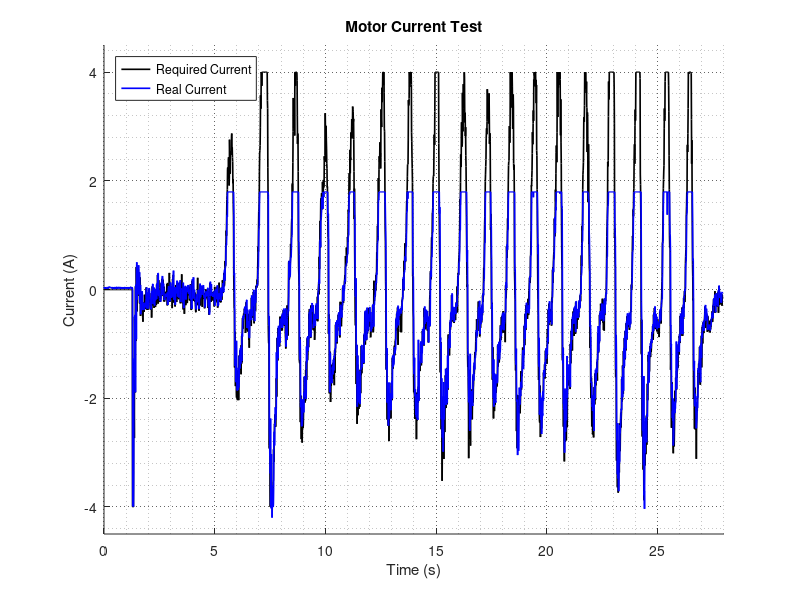

Recreate this plot in MATLAB.
close all;

% Data read out
data=csvread('motorcurrent.csv');
time=data(:,1)*0.01;
asked_current=data(:,3);
real_current=-data(:,4);    % The measurement has the opposite sign
                            % The saturation in 1.8 is due to the
                            % configuration on the control board
figure(1);
hold on;
plot(time, asked_current,'k','linewidth',1.2);
plot(time, real_current,'b','linewidth',1.2); 

title('Motor Current Test');
grid on, grid minor;
set(gca,'GridLineStyle',':', 'GridColor', 'k', 'GridAlpha', .6)
xlabel('Time (s)');
ylabel('Current (A)');
legend('Required Current','Real Current','Location','NorthWest');
axis([0 28 -4.5 4.5]);
hold off;